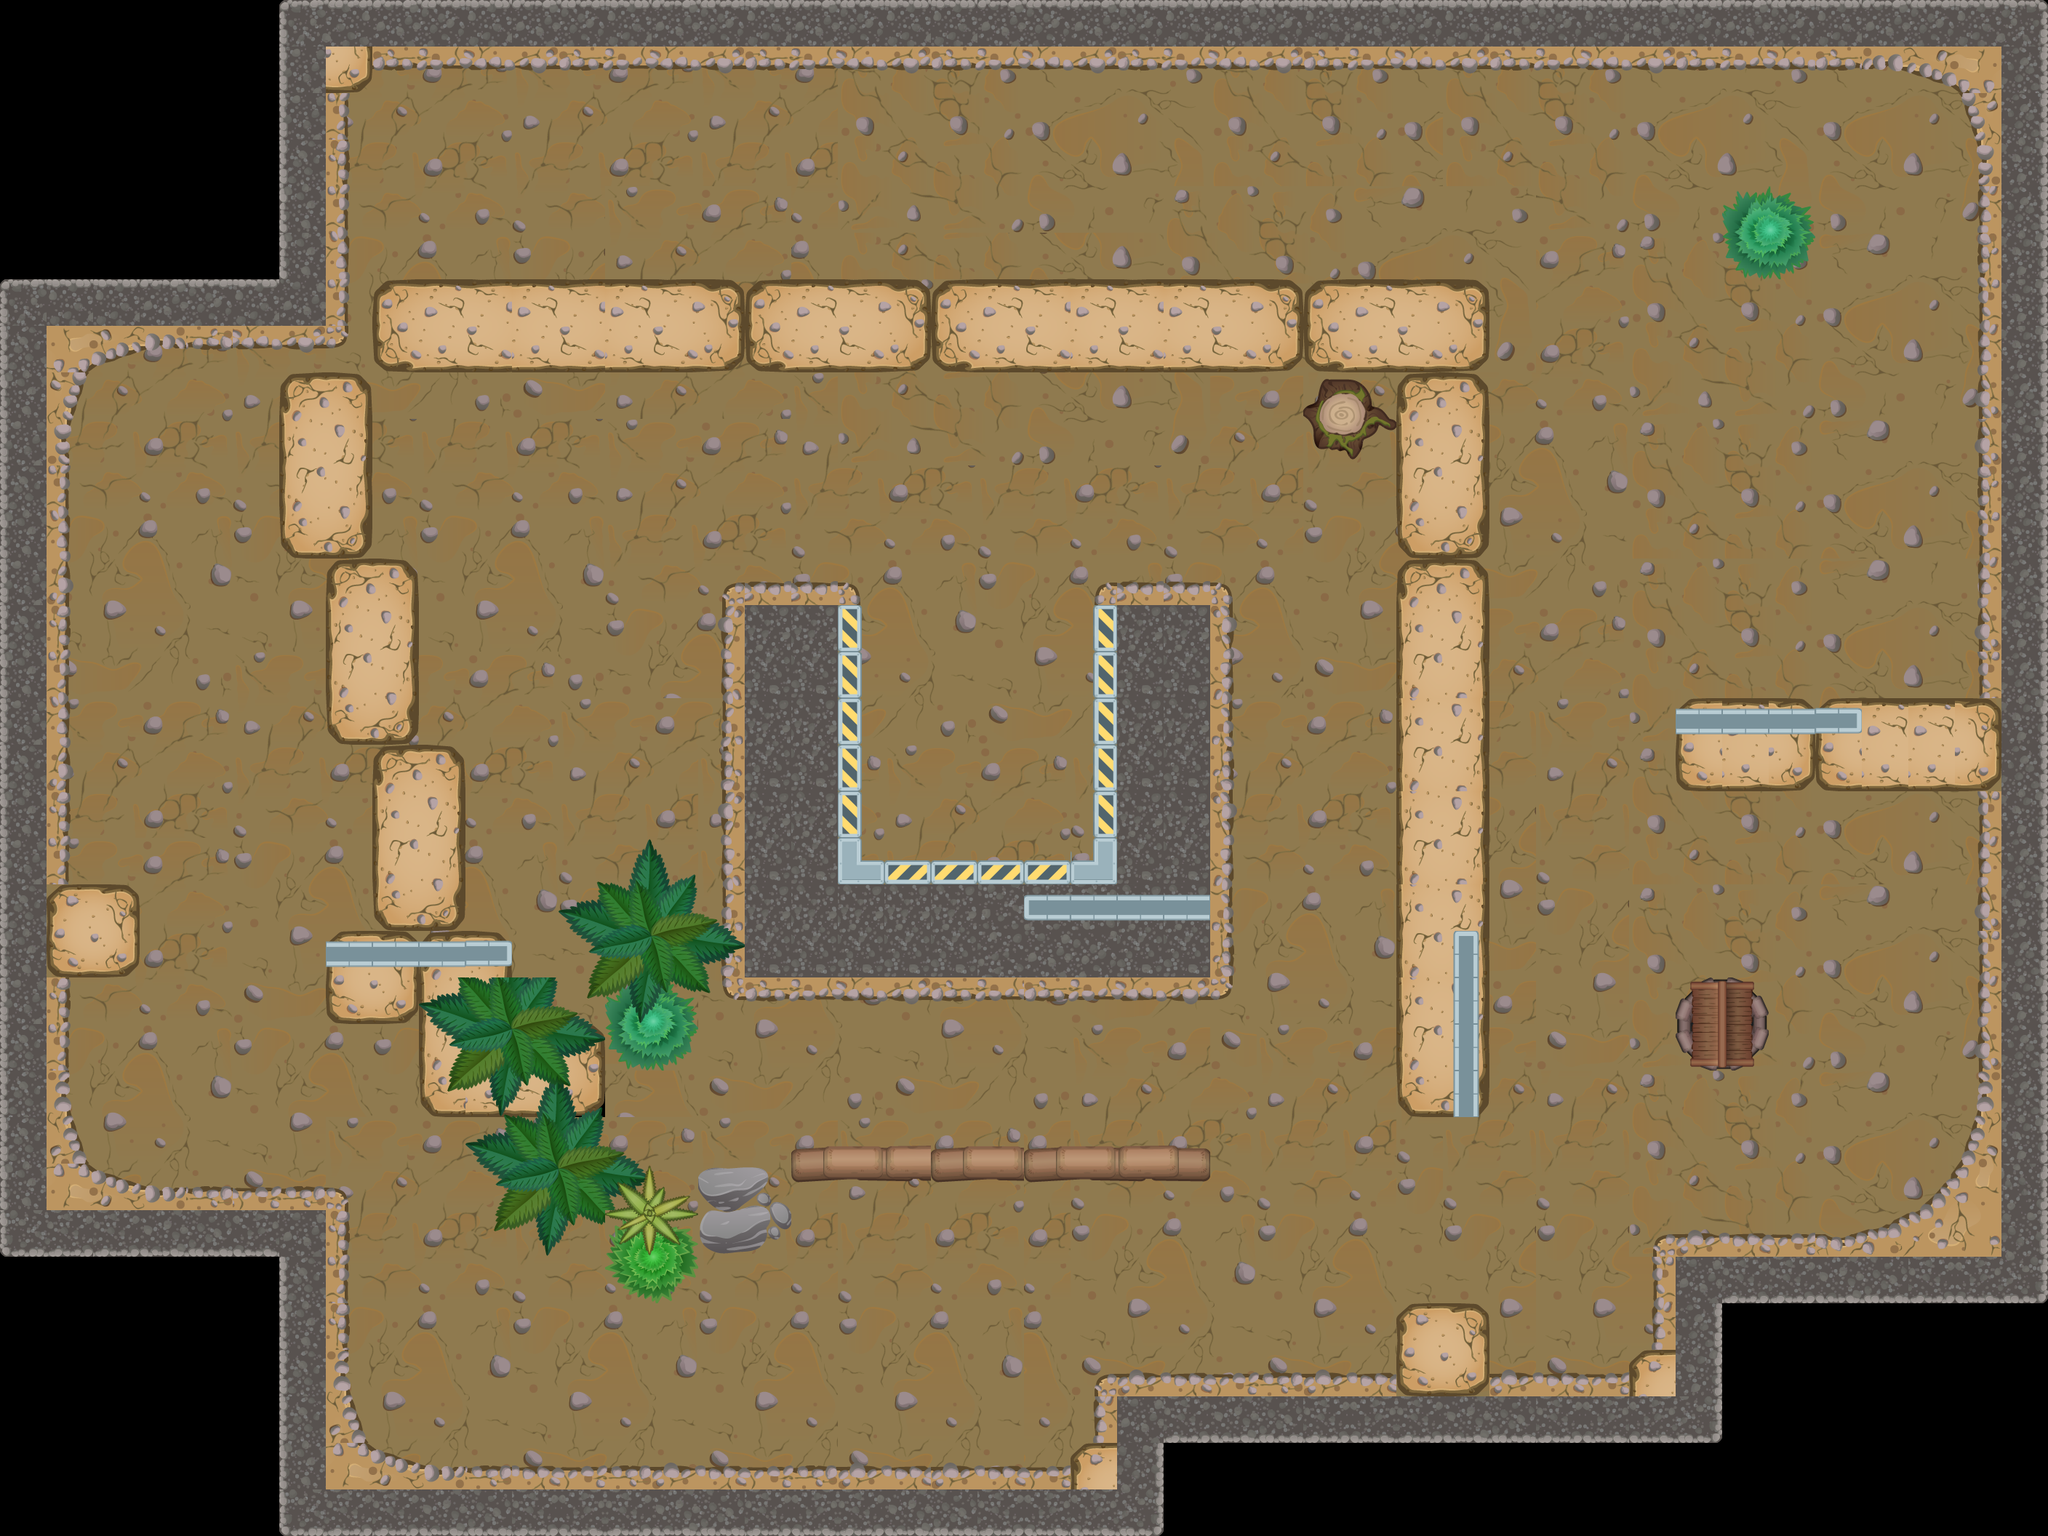

Rendered tile map (Tiled .tmx) drawn with the repository's tilesets; below, a short description and the map source with its tile grids summarised:
An orthogonal 44x33 tile map with 64x64 px tiles, 3 tile layers (background, bourder, above) and 95 objects (17x gold, 11x bombzon, 8x enimy, 7x bomb, 7x circle, ...).

<map version="1.2" tiledversion="1.2.4" orientation="orthogonal" renderorder="right-down" width="44" height="33" tilewidth="64" tileheight="64" infinite="0" nextlayerid="31" nextobjectid="227">
 <properties>
  <property name="score" type="int" value="760" />
 </properties>
 <tileset firstgid="1" source="tiles2.tsx" />
 <layer id="28" name="background" width="44" height="33">
  <data>[1452 cells, 1174 non-empty, 35 distinct tile ids]</data>
 </layer>
 <layer id="29" name="bourder" width="44" height="33">
  <data>[1452 cells, 589 non-empty, 99 distinct tile ids]</data>
 </layer>
 <layer id="30" name="above" width="44" height="33">
  <data>[1452 cells, 38 non-empty, 22 distinct tile ids]</data>
 </layer>
 <objectgroup color="#000000" id="4" name="BourderObjet">
  <object id="126" x="476.667" y="448.667">
   <polyline points="0,0 0.666667,-322.667 14,-322.667 32.6667,-342 35.3333,-358.667 2124,-359.333 2214,-328.667 2246,-260 2254.67,-221.333 2252.67,1026 2245.33,1087.33 2222,1148 2170,1214.67 2113.33,1244.67 2057.33,1256 1824,1252.67 1803.33,1257.33 1802,1275.33 1799.33,1408.67 1786,1409.33 1767.33,1429.33 1767.33,1442 1061.33,1442 1036.67,1450.67 1031.33,1468 1031.33,1534 1016,1539.33 1002,1552.67 1002,1566.67 996,1569.33 171.333,1572.67 132.667,1578 92.6667,1570.67 52,1552.67 27.3333,1532 -1.33333,1462 -1.33333,1212 -2,1200 -16.6667,1186.67 -30,1188 -263.333,1192 -328,1170 -360.667,1152.67 -382.667,1086.67 -389.333,1055.33 -388.667,179.333 -383.333,124.667 -359.333,59.3333 -283.333,28 -219.333,25.3333 -29.3333,24.6667 -6.66667,16.6667 0,5.33333" />
  </object>
  <object id="127" x="1184.5" y="834">
   <polyline points="0,0 -13,-26.5 -32,-30 -160.5,-28.5 -182,-22 -189.5,-8 -187,508.5 -181.5,531.5 -161,536.5 482,536 501.5,530.5 508,509.5 508,-6 500.5,-26 482,-29 349.5,-29 334,-25 324.5,-14.5 324,-5 321,2.5 320.5,350.5 -1,350.5 -1.5,4" />
  </object>
  <object id="128" x="963.5" y="1614">
   <polyline points="0,0 24,-7.5 52,-6.5 81.5,-6 92,2 87.5,17.5 50.5,49 65.5,47 80.5,43.5 92.5,48 95,61 113.833,50 125.833,55.3333 119.167,70 107.167,74 105.833,84.6667 96.5,88.6667 79.1667,98 29.8333,107.333 1.83333,96.6667 -4.83333,72.6667 4.5,46 15.1667,40.6667 -2.16667,16.6667 -1.16667,2.33333" />
  </object>
  <object id="129" x="1088" y="1586.67">
   <polyline points="0,0 9.33333,-6.66667 191.333,-10 196.667,-5.33333 237.333,-6.66667 252,-10.6667 329.333,-4.66667 441.333,-8 456,-5.33333 569.333,-6 576.667,8.66667 576,32.6667 562.667,36.6667 370.667,33.3333 192,32.6667 49.3333,31.3333 8,36 -1.33333,22.6667 0.666667,4.66667" />
  </object>
  <object id="130" x="1792.67" y="570.667">
   <polyline points="0,0 13.3333,8 14,29.3333 21.3333,44.6667 44,44.6667 58,46 64,57.3333 72.6667,56 79.3333,45.3333 80,31.3333 96,24 102,11.3333 118,20.6667 127.333,16 129.333,8.66667 118,5.33333 108,-9.33333 93.3333,-13.3333 87.3333,-36 66.6667,-47.3333 34,-50 26.6667,-50 20,-23.3333 13.3333,-14 2,-8.66667" />
  </object>
  <object id="131" x="394" y="518" width="106" height="244" />
  <object id="132" x="456" y="772" width="109" height="244" />
  <object id="133" x="522" y="1032" width="105" height="242" />
  <object id="134" x="580.909" y="1292" width="106.091" height="236" />
  <object id="135" x="693" y="1431" width="132" height="93" />
  <object id="136" x="94" y="1220" width="90" height="119.333" />
  <object id="137" x="2310.67" y="966.667" width="416" height="112" />
  <object id="138" x="1920" y="520" width="124" height="1010" />
  <object id="139" x="1927" y="1795" width="117" height="92" />
  <object id="140" x="518" y="388" width="1523" height="117" />
  <object id="141" x="738" y="1578.67" width="65.3333" height="64">
   <ellipse />
  </object>
  <object id="142" x="872" y="1646.67" width="44" height="44">
   <ellipse />
  </object>
  <object id="143" x="872.667" y="1708" width="50.6667" height="48">
   <ellipse />
  </object>
  <object id="144" x="693" y="1392.33" width="42.6667" height="38.3333">
   <ellipse />
  </object>
  <object id="146" x="2305" y="1351" width="125" height="117">
   <ellipse />
  </object>
  <object id="147" x="2410.67" y="291.333" width="50.6667" height="54.6667">
   <ellipse />
  </object>
  <object id="161" x="455" y="1280" width="120" height="119" />
  <object id="163" x="869.333" y="1264" width="49.3333" height="48.6667">
   <ellipse />
  </object>
  <object id="164" x="873.333" y="1382.67" width="53.3333" height="57.3333">
   <ellipse />
  </object>
 </objectgroup>
 <objectgroup id="5" name="Place">
  <object id="148" type="place" x="256" y="573.333">
   <point />
  </object>
 </objectgroup>
 <objectgroup id="6" name="Player">
  <object id="149" type="player" x="1344" y="1085.33">
   <point />
  </object>
 </objectgroup>
 <objectgroup id="7" name="Box">
  <object id="150" type="box" x="533.333" y="1581.82">
   <properties>
    <property name="code" type="int" value="4" />
   </properties>
   <point />
  </object>
  <object id="151" type="box" x="2512.12" y="690.909">
   <properties>
    <property name="code" type="int" value="4" />
   </properties>
   <point />
  </object>
  <object id="152" type="box" x="1627.27" y="300">
   <properties>
    <property name="code" type="int" value="3" />
   </properties>
   <point />
  </object>
 </objectgroup>
 <objectgroup id="8" name="Enimy">
  <object id="153" type="enimy" x="760.606" y="687.879">
   <properties>
    <property name="code" type="int" value="6" />
   </properties>
   <point />
  </object>
  <object id="154" type="enimy" x="1812.12" y="990.909">
   <properties>
    <property name="code" type="int" value="3" />
   </properties>
   <point />
  </object>
  <object id="155" type="enimy" x="2300" y="739.394">
   <properties>
    <property name="code" type="int" value="4" />
   </properties>
   <point />
  </object>
  <object id="156" type="enimy" x="2609.09" y="439.394">
   <properties>
    <property name="code" type="int" value="5" />
   </properties>
   <point />
  </object>
  <object id="157" type="enimy" x="2406.06" y="506.061">
   <properties>
    <property name="code" type="int" value="5" />
   </properties>
   <point />
  </object>
  <object id="158" type="enimy" x="1242.42" y="233.333">
   <properties>
    <property name="code" type="int" value="4" />
   </properties>
   <point />
  </object>
  <object id="159" type="enimy" x="303.03" y="1127.27">
   <properties>
    <property name="code" type="int" value="8" />
   </properties>
   <point />
  </object>
  <object id="160" type="enimy" x="266.667" y="887.879">
   <properties>
    <property name="code" type="int" value="13" />
   </properties>
   <point />
  </object>
 </objectgroup>
 <objectgroup id="9" name="Pickup">
  <object id="165" type="crystal" x="762" y="1162">
   <point />
  </object>
  <object id="166" type="crystal" x="2656" y="864">
   <point />
  </object>
  <object id="167" type="crystal" x="560" y="264">
   <point />
  </object>
  <object id="168" type="crystal" x="1004" y="1500">
   <point />
  </object>
  <object id="169" type="gold" x="1000" y="644">
   <point />
  </object>
  <object id="170" type="gold" x="792" y="908">
   <point />
  </object>
  <object id="171" type="gold" x="200" y="1080">
   <point />
  </object>
  <object id="172" type="gold" x="272" y="1436">
   <point />
  </object>
  <object id="173" type="gold" x="884" y="276">
   <point />
  </object>
  </objectgroup>
 <objectgroup id="10" name="Bomb">
  <!-- 18 objects omitted --></objectgroup>
 <objectgroup id="11" name="Light">
  <!-- 1 objects omitted --></objectgroup>
 <objectgroup id="12" name="Door">
  <!-- 5 objects omitted --></objectgroup>
 <objectgroup id="13" name="Zone" visible="0">
  <!-- 5 objects omitted --></objectgroup>
 <objectgroup id="14" name="Circle">
  <!-- 7 objects omitted --></objectgroup>
 <objectgroup id="15" name="Text">
  <!-- 1 objects omitted --></objectgroup>
</map>
<!-- 49 of 95 objects omitted -->
